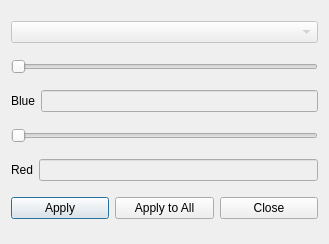
<?xml version="1.0" encoding="UTF-8"?>
<ui version="4.0">
 <class>CColourScaleDlg</class>
 <widget class="QDialog" name="CColourScaleDlg">
  <property name="geometry">
   <rect>
    <x>0</x>
    <y>0</y>
    <width>329</width>
    <height>244</height>
   </rect>
  </property>
  <property name="windowTitle">
   <string>Colour Scale</string>
  </property>
  <layout class="QVBoxLayout" name="verticalLayout_2">
   <item>
    <widget class="QComboBox" name="c_color_type">
     <property name="enabled">
      <bool>false</bool>
     </property>
    </widget>
   </item>
   <item>
    <widget class="QSlider" name="c_blue_slider_ctrl">
     <property name="orientation">
      <enum>Qt::Horizontal</enum>
     </property>
    </widget>
   </item>
   <item>
    <layout class="QHBoxLayout" name="horizontalLayout">
     <item>
      <widget class="QLabel" name="c_blue">
       <property name="text">
        <string>Blue</string>
       </property>
      </widget>
     </item>
     <item>
      <widget class="QLineEdit" name="c_blue_value_window">
       <property name="enabled">
        <bool>false</bool>
       </property>
      </widget>
     </item>
    </layout>
   </item>
   <item>
    <widget class="QSlider" name="c_red_slider_ctrl">
     <property name="orientation">
      <enum>Qt::Horizontal</enum>
     </property>
    </widget>
   </item>
   <item>
    <layout class="QHBoxLayout" name="horizontalLayout_2">
     <item>
      <widget class="QLabel" name="c_red">
       <property name="text">
        <string>Red</string>
       </property>
      </widget>
     </item>
     <item>
      <widget class="QLineEdit" name="c_red_value_window">
       <property name="enabled">
        <bool>false</bool>
       </property>
      </widget>
     </item>
    </layout>
   </item>
   <item>
    <layout class="QHBoxLayout" name="horizontalLayout_3">
     <item>
      <widget class="QPushButton" name="c_ok">
       <property name="text">
        <string>Apply</string>
       </property>
      </widget>
     </item>
     <item>
      <widget class="QPushButton" name="c_applytoall">
       <property name="text">
        <string>Apply to All</string>
       </property>
      </widget>
     </item>
     <item>
      <widget class="QPushButton" name="c_cancel">
       <property name="text">
        <string>Close</string>
       </property>
      </widget>
     </item>
    </layout>
   </item>
  </layout>
 </widget>
 <resources/>
 <connections>
  <connection>
   <sender>c_blue_value_window</sender>
   <signal>textChanged(QString)</signal>
   <receiver>CColourScaleDlg</receiver>
   <slot>OnChangeBlueValue()</slot>
   <hints>
    <hint type="sourcelabel">
     <x>202</x>
     <y>102</y>
    </hint>
    <hint type="destinationlabel">
     <x>184</x>
     <y>78</y>
    </hint>
   </hints>
  </connection>
  <connection>
   <sender>c_red_value_window</sender>
   <signal>textChanged(QString)</signal>
   <receiver>CColourScaleDlg</receiver>
   <slot>OnChangeRedValue()</slot>
   <hints>
    <hint type="sourcelabel">
     <x>252</x>
     <y>199</y>
    </hint>
    <hint type="destinationlabel">
     <x>258</x>
     <y>224</y>
    </hint>
   </hints>
  </connection>
  <connection>
   <sender>c_red_slider_ctrl</sender>
   <signal>sliderMoved(int)</signal>
   <receiver>CColourScaleDlg</receiver>
   <slot>OnReleasedRedSlider(int)</slot>
   <hints>
    <hint type="sourcelabel">
     <x>50</x>
     <y>150</y>
    </hint>
    <hint type="destinationlabel">
     <x>51</x>
     <y>172</y>
    </hint>
   </hints>
  </connection>
  <connection>
   <sender>c_blue_slider_ctrl</sender>
   <signal>sliderMoved(int)</signal>
   <receiver>CColourScaleDlg</receiver>
   <slot>OnReleasedBlueSlider(int)</slot>
   <hints>
    <hint type="sourcelabel">
     <x>110</x>
     <y>53</y>
    </hint>
    <hint type="destinationlabel">
     <x>116</x>
     <y>80</y>
    </hint>
   </hints>
  </connection>
  <connection>
   <sender>c_color_type</sender>
   <signal>currentIndexChanged(int)</signal>
   <receiver>CColourScaleDlg</receiver>
   <slot>OnSelchangeColor(int)</slot>
   <hints>
    <hint type="sourcelabel">
     <x>223</x>
     <y>28</y>
    </hint>
    <hint type="destinationlabel">
     <x>256</x>
     <y>47</y>
    </hint>
   </hints>
  </connection>
  <connection>
   <sender>c_applytoall</sender>
   <signal>clicked()</signal>
   <receiver>CColourScaleDlg</receiver>
   <slot>OnBnClickedApplytoall()</slot>
   <hints>
    <hint type="sourcelabel">
     <x>142</x>
     <y>337</y>
    </hint>
    <hint type="destinationlabel">
     <x>15</x>
     <y>322</y>
    </hint>
   </hints>
  </connection>
  <connection>
   <sender>c_ok</sender>
   <signal>clicked()</signal>
   <receiver>CColourScaleDlg</receiver>
   <slot>OnOK()</slot>
   <hints>
    <hint type="sourcelabel">
     <x>81</x>
     <y>343</y>
    </hint>
    <hint type="destinationlabel">
     <x>23</x>
     <y>354</y>
    </hint>
   </hints>
  </connection>
  <connection>
   <sender>c_cancel</sender>
   <signal>clicked()</signal>
   <receiver>CColourScaleDlg</receiver>
   <slot>OnCancel()</slot>
   <hints>
    <hint type="sourcelabel">
     <x>336</x>
     <y>344</y>
    </hint>
    <hint type="destinationlabel">
     <x>321</x>
     <y>349</y>
    </hint>
   </hints>
  </connection>
 </connections>
 <slots>
  <slot>OnChangeBlueValue()</slot>
  <slot>OnChangeRedValue()</slot>
  <slot>OnReleasedRedSlider()</slot>
  <slot>OnReleasedBlueSlider()</slot>
  <slot>OnSelchangeColor(int)</slot>
  <slot>OnBnClickedShowLines(bool)</slot>
  <slot>OnBnClickedShowFill(bool)</slot>
  <slot>OnBnClickedShowCentroids(bool)</slot>
  <slot>OnBnClickedApplytoall()</slot>
  <slot>OnOK()</slot>
  <slot>OnCancel()</slot>
  <slot>OnReleasedRedSlider(int)</slot>
  <slot>OnReleasedBlueSlider(int)</slot>
 </slots>
</ui>
